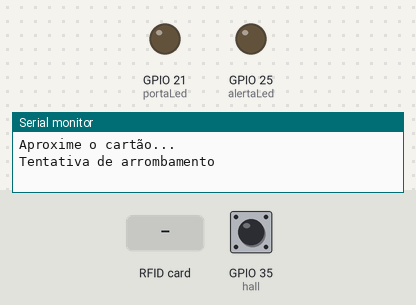
The program below on a simulated ESP32. On the bench: output pins drawn as LEDs (lit = HIGH), the last lines printed to the serial monitor. The inputs (shaded band) are chosen by the test bench; at power-on: GPIO 35 (hall) HIGH.

Above: at 1.2 s.
1.3 s: RFID card 14 E3 39 A7 held to the reader
At 2.8 s:
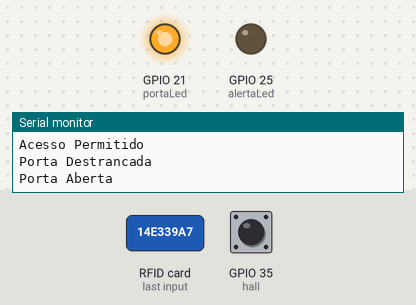
7.3 s: GPIO 35 (hall) pulsed LOW 2 times (0.12 s each, 0.3 s apart)
At 8.8 s:
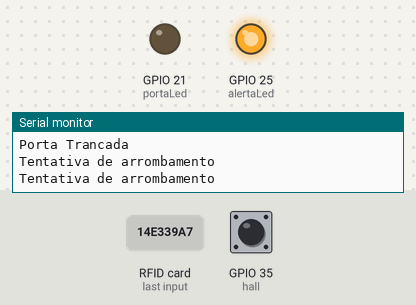
Timing chart, 0 to 11.3 s (numbered marks = the images above; inputs shaded):
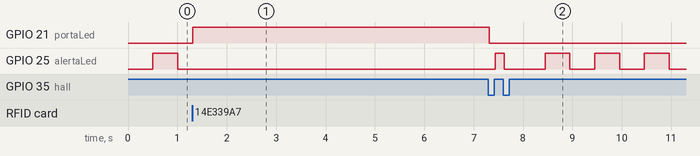

The program:

main.cpp
```cpp
#include <Arduino.h>
#include <SPI.h>
#include <MFRC522.h>

#define SS_PIN 5  // SDA
#define RST_PIN 2 // RST
#define hall 35

#define portaLed 21
#define alertaLed 25

MFRC522 mfrc522(SS_PIN, RST_PIN);

String tagAutorizada = "14 E3 39 A7"; // Tag do UID

void setup()
{
  pinMode(hall, INPUT);
  pinMode(portaLed, OUTPUT);
  pinMode(alertaLed, OUTPUT);

  Serial.begin(115200);
  SPI.begin();
  mfrc522.PCD_Init();
  Serial.println("Aproxime o cartão...");
}

void loop()
{
  static unsigned long tempoAbertura = 0;
  unsigned long duracaoAbertura = 5000;
  static bool acessoLiberado = 0;
  static int estadoPorta = 0;
  static int estadoAnteriorPorta = -1;
  static bool estadoLed = false;
  static unsigned long intervalo = 500;
  static unsigned long ultimoMillis = 0;
  unsigned long tempoAtual = millis();

  int estadoHall = digitalRead(hall);

  if (acessoLiberado)
  {
    if (estadoHall == LOW)
    {
      estadoPorta = 1;
    }
    else
    {
      estadoPorta = 2;
    }
  }

  if (estadoPorta != estadoAnteriorPorta)
  {
    if (estadoPorta == 1)
    {
      Serial.println("Porta Fechada");
    }
    else if (estadoPorta == 2)
    {
      Serial.println("Porta Aberta");
    }
    estadoAnteriorPorta = estadoPorta;
  }

  static bool arrombamentoAnterior = false;
  bool tentativaArrombamento = (!acessoLiberado && estadoHall == HIGH);

  if (tentativaArrombamento)
  {
    if (!arrombamentoAnterior)
    {
      Serial.println("Tentativa de arrombamento");
      arrombamentoAnterior = true;
    }

    if (tempoAtual - ultimoMillis >= intervalo)
    {
      ultimoMillis = tempoAtual;
      estadoLed = !estadoLed;
      digitalWrite(alertaLed, estadoLed);
    }
  }
  else
  {
    arrombamentoAnterior = false;
    digitalWrite(alertaLed, LOW);
  }

  if (acessoLiberado && (millis() - tempoAbertura >= duracaoAbertura) && estadoHall == LOW)
  {
    acessoLiberado = false;
    Serial.println("Porta Trancada");
    digitalWrite(portaLed, LOW);
    estadoPorta = 0;
    estadoAnteriorPorta = -1;
  }

  if (!mfrc522.PICC_IsNewCardPresent() || !mfrc522.PICC_ReadCardSerial())
  {
    return;
  }

  // Le e armazena a informação do ID
  String uidLido = "";
  for (byte i = 0; i < mfrc522.uid.size; i++)
  {
    uidLido += String(mfrc522.uid.uidByte[i], HEX);
    if (i < mfrc522.uid.size - 1)
      uidLido += " ";
  }

  uidLido.toUpperCase();
  // Exibe o ID na serial
  // Serial.println("UID Lido: " + uidLido);

  if (uidLido == tagAutorizada)
  {
    Serial.println("Acesso Permitido");
    digitalWrite(portaLed, HIGH);
    acessoLiberado = true;
    tempoAbertura = millis();
    Serial.println("Porta Destrancada");
  }
  else
  {
    Serial.println("Acesso Negado");
  }

  mfrc522.PICC_HaltA(); // Para de ler a tag atual e libera para ler uma outra tag
  mfrc522.PCD_StopCrypto1(); // Encerra a criptografia da comunicação entre o leitor e a tag RFID.
}
```

Measured:
- after the input at 1.3 s, GPIO 21 (portaLed): LOW → HIGH at once; GPIO 25 (alertaLed): stops changing and stays LOW
- after the input at 7.3 s, GPIO 21 (portaLed): HIGH → LOW at once; GPIO 25 (alertaLed): LOW → HIGH after 0.14 s, → LOW 0.18 s later, → HIGH 0.83 s later, → LOW 0.50 s later, … (8 changes in this stretch)
